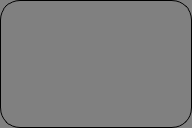
<?xml version="1.0" encoding="UTF-8"?>
<ui version="4.0">
 <class>WeatherTile</class>
 <widget class="QWidget" name="WeatherTile">
  <property name="geometry">
   <rect>
    <x>0</x>
    <y>0</y>
    <width>192</width>
    <height>128</height>
   </rect>
  </property>
  <property name="sizePolicy">
   <sizepolicy hsizetype="Fixed" vsizetype="Fixed">
    <horstretch>0</horstretch>
    <verstretch>0</verstretch>
   </sizepolicy>
  </property>
  <property name="minimumSize">
   <size>
    <width>192</width>
    <height>128</height>
   </size>
  </property>
  <property name="maximumSize">
   <size>
    <width>192</width>
    <height>128</height>
   </size>
  </property>
  <property name="styleSheet">
   <string notr="true">QWidget {
	background-color: grey;
	border: 1px solid;
	border-radius: 20px;
}

QLabel {
	font: Helvetica, Times;
	font-size: 20px;
	border: 0px;
}</string>
  </property>
  <layout class="QVBoxLayout">
   <item>
    <layout class="QVBoxLayout" name="verticalLayout">
     <item>
      <widget class="QLabel" name="label_Image">
       <property name="alignment">
        <set>Qt::AlignCenter</set>
       </property>
      </widget>
     </item>
     <item>
      <layout class="QHBoxLayout" name="horizontalLayout">
       <item>
        <widget class="QLabel" name="label_MinMax">
         <property name="sizePolicy">
          <sizepolicy hsizetype="Fixed" vsizetype="Fixed">
           <horstretch>0</horstretch>
           <verstretch>0</verstretch>
          </sizepolicy>
         </property>
         <property name="minimumSize">
          <size>
           <width>40</width>
           <height>0</height>
          </size>
         </property>
         <property name="maximumSize">
          <size>
           <width>40</width>
           <height>16777215</height>
          </size>
         </property>
         <property name="alignment">
          <set>Qt::AlignCenter</set>
         </property>
        </widget>
       </item>
       <item>
        <widget class="QLabel" name="label_Value">
         <property name="alignment">
          <set>Qt::AlignCenter</set>
         </property>
        </widget>
       </item>
      </layout>
     </item>
    </layout>
   </item>
  </layout>
 </widget>
 <resources/>
 <connections/>
</ui>
